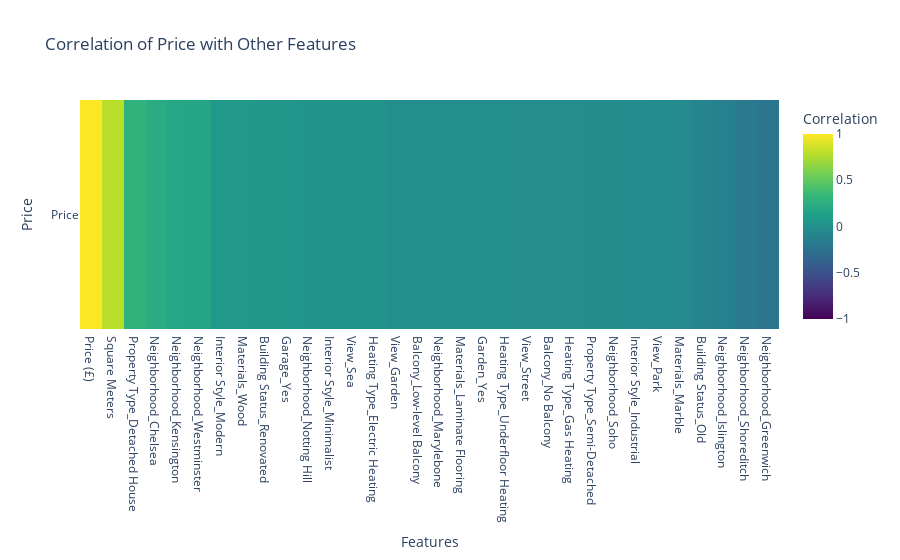

The notebook cell saved with this chart:
### Code cell
# One-hot encode categorical variables

london_copy = london_data.copy()
columns_to_drop = ['Bedrooms', 'Bathrooms', 'Building Age', 'Floors', 'Address']
london_copy.drop(columns=columns_to_drop, inplace=True)
london_data_encoded = pd.get_dummies(london_copy, drop_first=True)

df_corr = london_data_encoded.corr()
if 'Price (£)' in df_corr.columns:
    price_corr = df_corr[['Price (£)']].sort_values(by='Price (£)', ascending=False)
else:
    raise ValueError("Column 'Price' not found in the dataset.")


fig = go.Figure(data=go.Heatmap(
    z=price_corr.values.T, 
    x=price_corr.index,
    y=['Price'], 
    colorscale='Viridis',  
    colorbar=dict(title="Correlation"),
    zmin=-1, zmax=1,
     text=price_corr.round(2).astype(str).values.T,
    hoverinfo="text"
))

fig.update_layout(title="Correlation of Price with Other Features", xaxis_title="Features", yaxis_title="Price")

fig.show()

# allow to display the plot in the notebook
pio.write_image(fig, "correlation_price.png", width=1000, height=600) 
from IPython.display import Image
Image("correlation_price.png")

### Figure 1 — Plotly figure (JSON) as saved in the notebook; plotly's stock layout.template omitted (floating-point values rounded to 4 significant figures)
{"data": [{"colorbar": {"title": {"text": "Correlation"}}, "colorscale": [[0, "#440154"], [0.1111, "#482878"], [0.2222, "#3e4989"], [0.3333, "#31688e"], [0.4444, "#26828e"], [0.5556, "#1f9e89"], [0.6667, "#35b779"], [0.7778, "#6ece58"], [0.8889, "#b5de2b"], [1, "#fde725"]], "hoverinfo": "text", "text": [["1.0", "0.79", "0.29", "0.22", "0.18", "0.17", "0.07", "0.07", "0.05", "0.05", "0.04", "0.02", "0.02", "0.02", "-0.01", "-0.01", "-0.01", "-0.01", "-0.01", "-0.01", "-0.01", "-0.02", "-0.02", "-0.02", "-0.02", "-0.03", "-0.04", "-0.05", "-0.09", "-0.12", "-0.18", "-0.21"]], "type": "heatmap", "x": ["Price (£)", "Square Meters", "Property Type_Detached House", "Neighborhood_Chelsea", "Neighborhood_Kensington", "Neighborhood_Westminster", "Interior Style_Modern", "Materials_Wood", "Building Status_Renovated", "Garage_Yes", "Neighborhood_Notting Hill", "Interior Style_Minimalist", "View_Sea", "Heating Type_Electric Heating", "View_Garden", "Balcony_Low-level Balcony", "Neighborhood_Marylebone", "Materials_Laminate Flooring", "Garden_Yes", "Heating Type_Underfloor Heating", "View_Street", "Balcony_No Balcony", "Heating Type_Gas Heating", "Property Type_Semi-Detached", "Neighborhood_Soho", "Interior Style_Industrial", "View_Park", "Materials_Marble", "Building Status_Old", "Neighborhood_Islington", "Neighborhood_Shoreditch", "Neighborhood_Greenwich"], "y": ["Price"], "z": [[1, 0.7907, 0.292, 0.2243, 0.1802, 0.169, 0.07178, 0.06619, 0.05119, 0.04679, 0.0433, 0.0243, 0.02211, 0.02107, -0.005722, -0.006157, -0.006427, -0.006622, -0.008594, -0.01152, -0.01324, -0.01551, -0.01813, -0.02097, -0.02213, -0.03465, -0.04358, -0.04546, -0.0936, -0.1243, -0.1806, -0.2131]], "zmax": 1, "zmin": -1}], "layout": {"title": {"text": "Correlation of Price with Other Features"}, "xaxis": {"title": {"text": "Features"}}, "yaxis": {"title": {"text": "Price"}}}}
